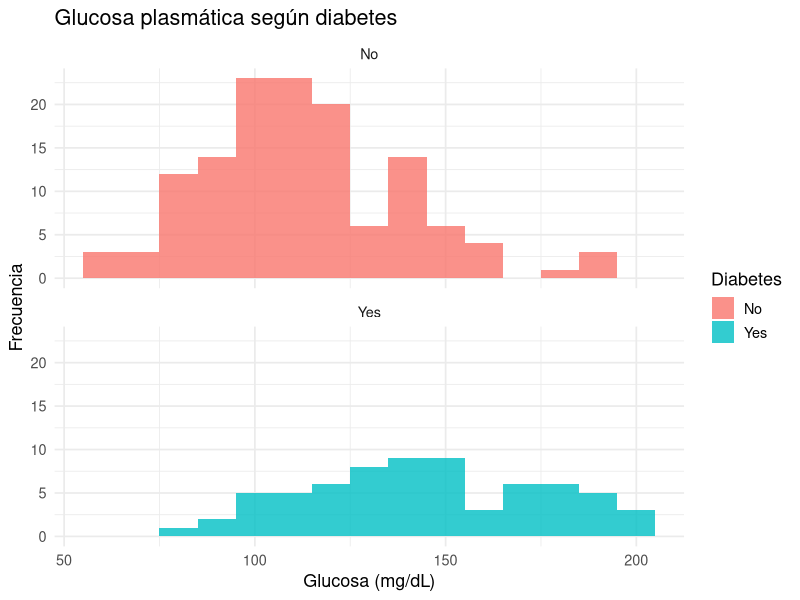
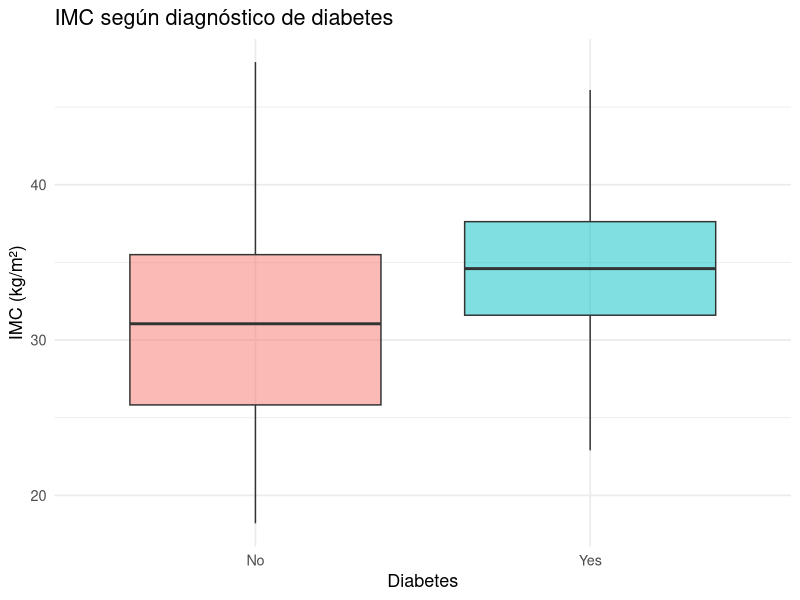
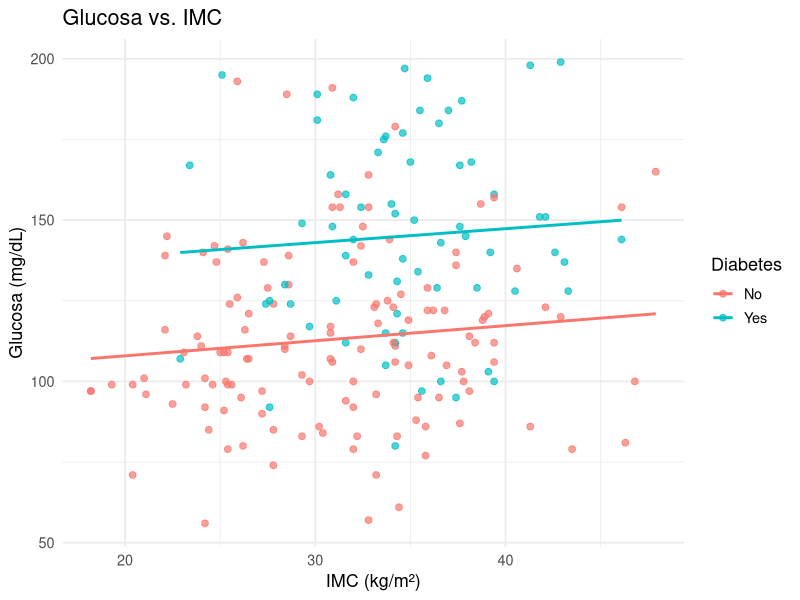
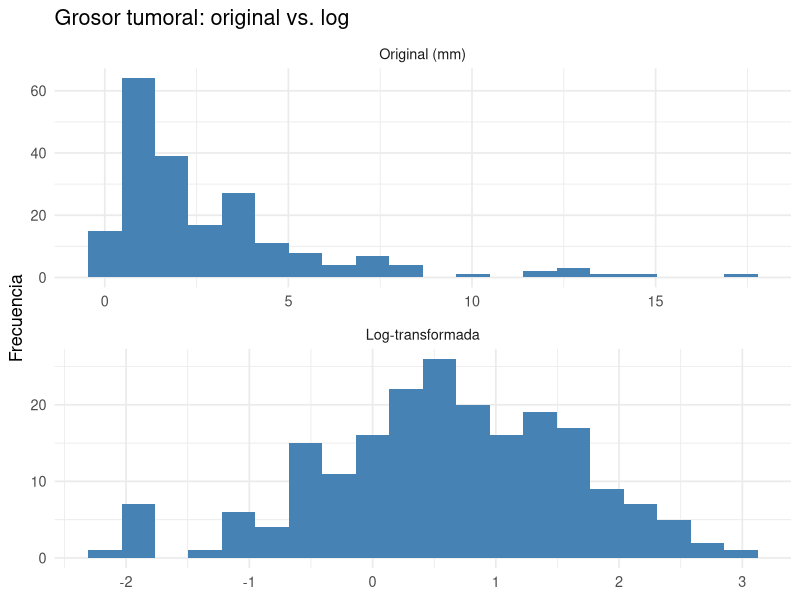
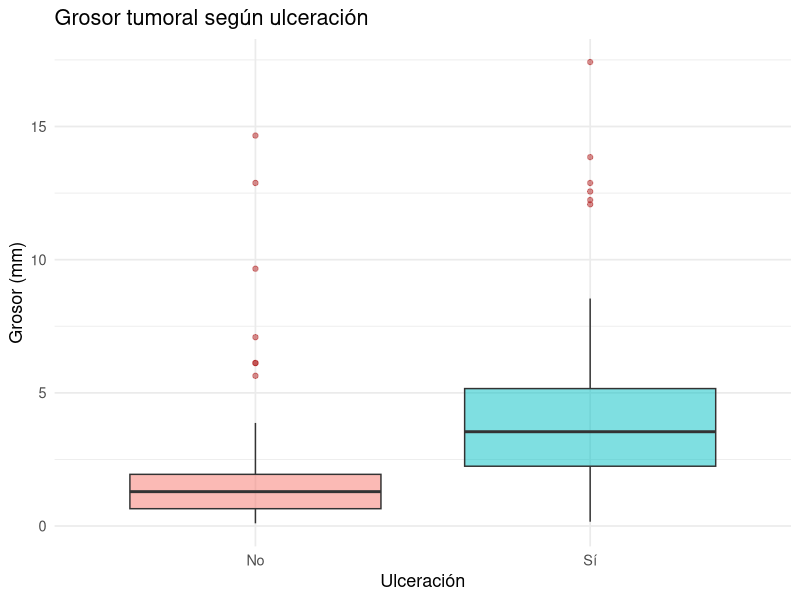

These figures' R source, in order:
## ---- chunk 1
#| echo: true

library(tidyverse)

data(Pima.tr, package = "MASS")
data(Melanoma, package = "MASS")

pima <- as_tibble(Pima.tr)

melanoma <- as_tibble(Melanoma) %>%
  mutate(
    ulcer_f  = factor(ulcer, levels = c(0, 1), labels = c("No", "Sí")),
    status_f = factor(status, levels = c(1, 2, 3),
                       labels = c("Murió de melanoma", "Vivo", "Murió otra causa"))
  )

glimpse(pima)
## ---- chunk 2
#| echo: true

summary(pima)
## ---- chunk 3
#| echo: true
#| output-location: column
#| fig-width: 5
#| fig-height: 5

ggplot(pima, aes(x = glu, fill = type)) +
  geom_histogram(binwidth = 10, alpha = 0.8) +
  facet_wrap(~ type, ncol = 1) +
  labs(
    title = "Glucosa plasmática según diabetes",
    x = "Glucosa (mg/dL)", y = "Frecuencia", fill = "Diabetes"
  ) +
  theme_minimal(base_size = 13)
## ---- chunk 4
#| echo: true
#| output-location: column
#| fig-width: 5
#| fig-height: 5

ggplot(pima, aes(x = type, y = bmi, fill = type)) +
  geom_boxplot(alpha = 0.5, outlier.color = "firebrick") +
  labs(
    title = "IMC según diagnóstico de diabetes",
    x = "Diabetes", y = "IMC (kg/m²)"
  ) +
  theme_minimal(base_size = 13) +
  theme(legend.position = "none")
## ---- chunk 5
#| echo: true
#| output-location: column
#| fig-width: 5
#| fig-height: 5

ggplot(pima, aes(x = bmi, y = glu, color = type)) +
  geom_point(size = 2, alpha = 0.7) +
  geom_smooth(method = "lm", se = FALSE) +
  labs(
    title = "Glucosa vs. IMC",
    x = "IMC (kg/m²)", y = "Glucosa (mg/dL)", color = "Diabetes"
  ) +
  theme_minimal(base_size = 13)
## ---- chunk 6
#| echo: true
#| output-location: column
#| fig-width: 5
#| fig-height: 6

melanoma %>%
  mutate(log_thickness = log(thickness)) %>%
  pivot_longer(c(thickness, log_thickness),
               names_to = "escala", values_to = "valor") %>%
  mutate(escala = factor(escala,
           levels = c("thickness", "log_thickness"),
           labels = c("Original (mm)", "Log-transformada"))) %>%
  ggplot(aes(x = valor)) +
  geom_histogram(bins = 20, fill = "steelblue") +
  facet_wrap(~ escala, ncol = 1, scales = "free") +
  labs(title = "Grosor tumoral: original vs. log",
       x = NULL, y = "Frecuencia") +
  theme_minimal(base_size = 13)
## ---- chunk 7
#| echo: true
#| output-location: column
#| fig-width: 5
#| fig-height: 5

ggplot(melanoma, aes(x = ulcer_f, y = thickness, fill = ulcer_f)) +
  geom_boxplot(alpha = 0.5, outlier.color = "firebrick") +
  labs(title = "Grosor tumoral según ulceración",
       x = "Ulceración", y = "Grosor (mm)") +
  theme_minimal(base_size = 13) +
  theme(legend.position = "none")
## ---- chunk 8
#| echo: true

melanoma %>% count(ulcer_f, status_f)
